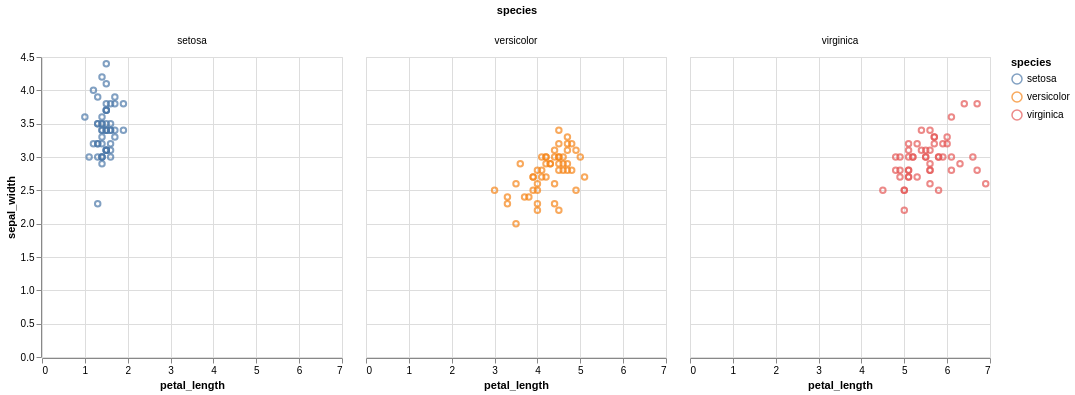

The notebook cell this image was saved under:
### Markdown cell above
Encodings are flexible:

### Code cell
import altair as alt

iris = px.data.iris()

alt.Chart(iris).mark_point().encode(
    x='petal_length',
    y='sepal_width',
    color='species',
    column='species'
)

### Figure 1 — Vega-Lite specification as saved in the notebook (floating-point values rounded to 4 significant figures; data arrays with more than 128 entries replaced by an {"elided": "..."} marker saying what was removed)
{"config": {"view": {"continuousWidth": 300, "continuousHeight": 300}}, "data": {"name": "data-364c1c0fa2f6c231ec0f856348bf7ee7"}, "mark": {"type": "point"}, "encoding": {"color": {"field": "species", "type": "nominal"}, "column": {"field": "species", "type": "nominal"}, "x": {"field": "petal_length", "type": "quantitative"}, "y": {"field": "sepal_width", "type": "quantitative"}}, "$schema": "https://vega.github.io/schema/vega-lite/v6.1.0.json", "datasets": {"data-364c1c0fa2f6c231ec0f856348bf7ee7": {"elided": "150 records"}}}
